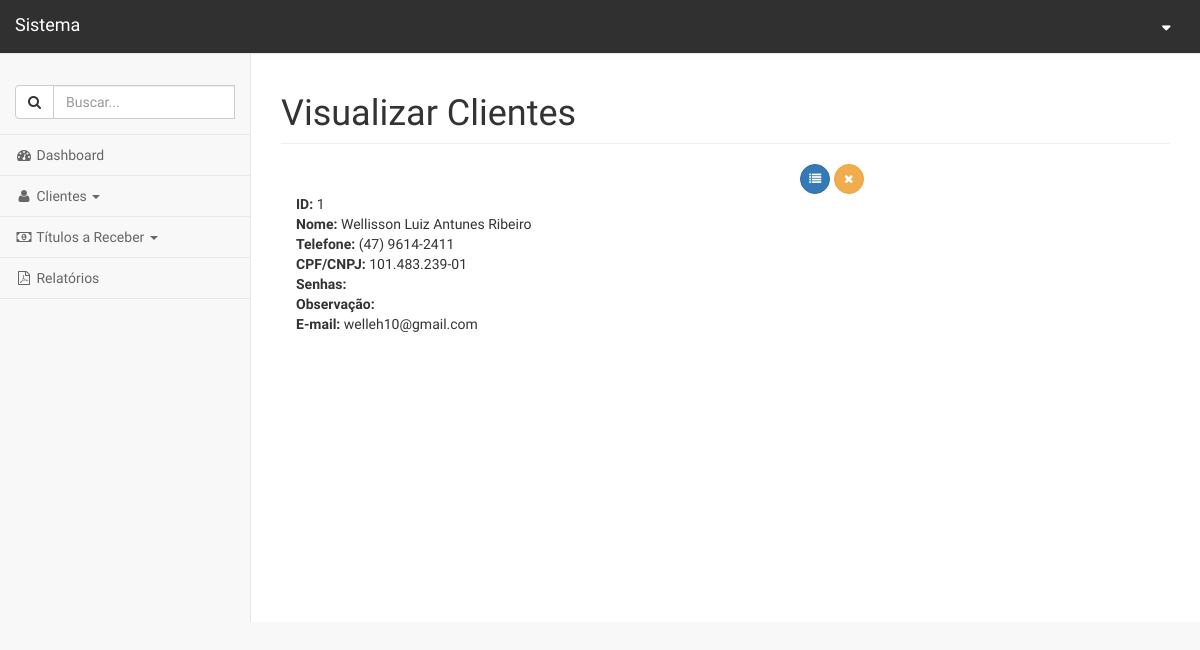
The app's page /administrativo.php?link=14&id=1 with its own data.
### tables this page shows
CREATE TABLE `clientes` (
  `id` int(11) NOT NULL,
  `tipo_pessoa` char(1) NOT NULL,
  `nome` varchar(200) NOT NULL,
  `telefone` varchar(15) NOT NULL,
  `cnpj` varchar(18) NOT NULL,
  `situacao` char(1) NOT NULL,
  `data_cadastro` date NOT NULL,
  `observacao` text,
  `contato` varchar(100) DEFAULT NULL,
  `email` varchar(100) DEFAULT NULL,
  `senhas` text,
  `valor_total` decimal(10,2) NOT NULL DEFAULT '0.00',
  `tipo_servico` int(1) NOT NULL DEFAULT '3'
);

### visual_clientes.php (the view, shortened to what this page needs)
<?php
	$id = $_GET['id'];
	$sql = "SELECT * FROM clientes WHERE id = '$id' LIMIT 1";
	$result = mysqli_query($con, $sql);
	$resultado = mysqli_fetch_assoc($result);
?>
<div id="page-wrapper">
    <div class="row">
        <div class="col-lg-12">
            <h1 class="page-header">Visualizar Clientes</h1>
        </div>
    </div>
    <div class="row">
		<div class="col-md-8" style="text-align: right;">
			<a href='administrativo.php?link=13'><button type="button" class="btn btn-primary btn-circle"><i class="fa fa-list"></i></button></a>
			<a href='processa/proc_apagar_clientes.php?id=<?php echo $resultado['id']; ?>'><button type="button" class="btn btn-warning btn-circle"><i class="fa fa-times"></i></button></a>
		</div>
	</div>
	<div class="row">
		<div class="col-md-12">
			<div class="col-sm-8 col-md-8">
				<b>ID:</b> <?php echo $resultado['id']; ?>
				<br>
				<b>Nome:</b> <?php echo $resultado['nome']; ?>
				<br>
				<b>Telefone:</b> <?php echo $resultado['telefone']; ?>
				<br>
				<b>CPF/CNPJ:</b> <?php echo $resultado['cnpj']; ?>
				<br>
				<b>Senhas:</b>
				<br>
				<b>Observação:</b> <?php echo $resultado['observacao']; ?>
				<br>
				<b>E-mail:</b> <?php echo $resultado['email']; ?>
				<br>
			</div>
		</div>
	</div>
</div>

### css/theme.css (style rules this page uses)
* { font-family: 'Oswald', sans-serif; }
body { padding-top: 70px; padding-bottom: 30px; }
#page-wrapper { margin-top: -50px; }

### records on screen
clientes: id "1", nome "Wellisson Luiz Antunes Ribeiro", telefone "(47) 9614-2411", cnpj "101.483.239-01", email "welleh10@gmail.com"
